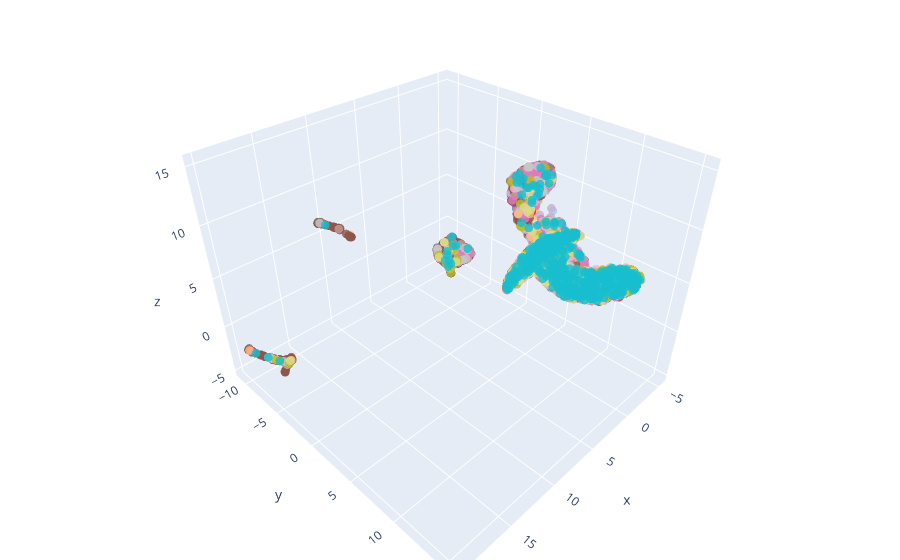

The code cell stored with this chart in its notebook:
### Code cell
# 3D interactive

import umap
import plotly.graph_objs as go
import numpy as np


# Fit and transform your features
embedding_3d = mapper.embedding_

# Assuming 'colors' is your list of colors. This should be the same length as your data.
colors = df['color'].tolist()

# Create a trace for the scatter plot
trace = go.Scatter3d(
    x=embedding_3d[:, 0],
    y=embedding_3d[:, 1],
    z=embedding_3d[:, 2],
    mode='markers',
    marker=dict(
        size=3,
        color=colors,                # set color to an array/list of desired values
        # colorscale='Viridis',   # choose a colorscale
        opacity=0.8
    )
)

# Package the trace in a data object
data = [trace]

# Create a layout for the plot
layout = go.Layout(
    margin=dict(
        l=0,
        r=0,
        b=0,
        t=0
    )
)

# Create a figure from the data and layout, and plot the figure
fig = go.Figure(data=data, layout=layout)
fig.show()

### Figure 1 — Plotly figure (JSON) as saved in the notebook; plotly's stock layout.template omitted (floating-point values rounded to 4 significant figures; data arrays with more than 128 entries replaced by an {"elided": "..."} marker saying what was removed)
{"data": [{"marker": {"color": {"elided": "7578x3 float values"}, "opacity": 0.8, "size": 3}, "mode": "markers", "type": "scatter3d", "x": {"elided": "7578 float values"}, "y": {"elided": "7578 float values"}, "z": {"elided": "7578 float values"}}], "layout": {"margin": {"b": 0, "l": 0, "r": 0, "t": 0}}}
